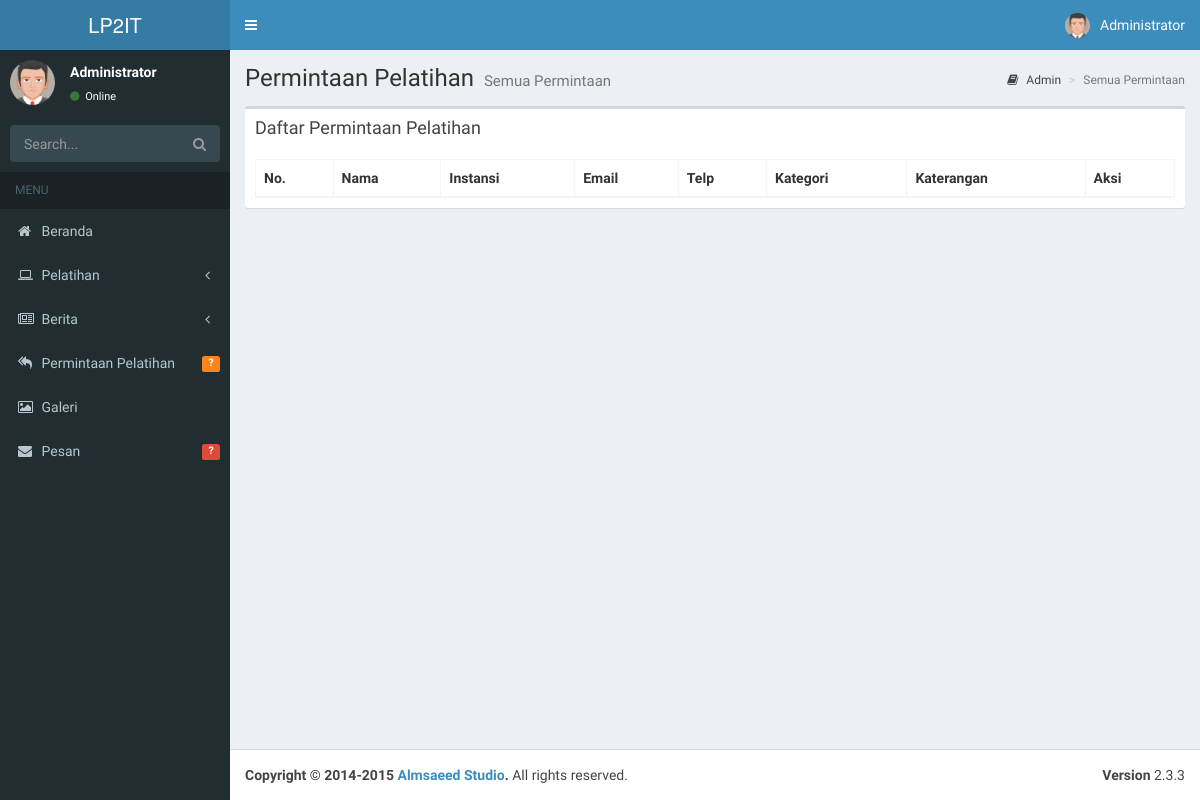
The page /index.php/admin/reqAll on the database as committed earlier.
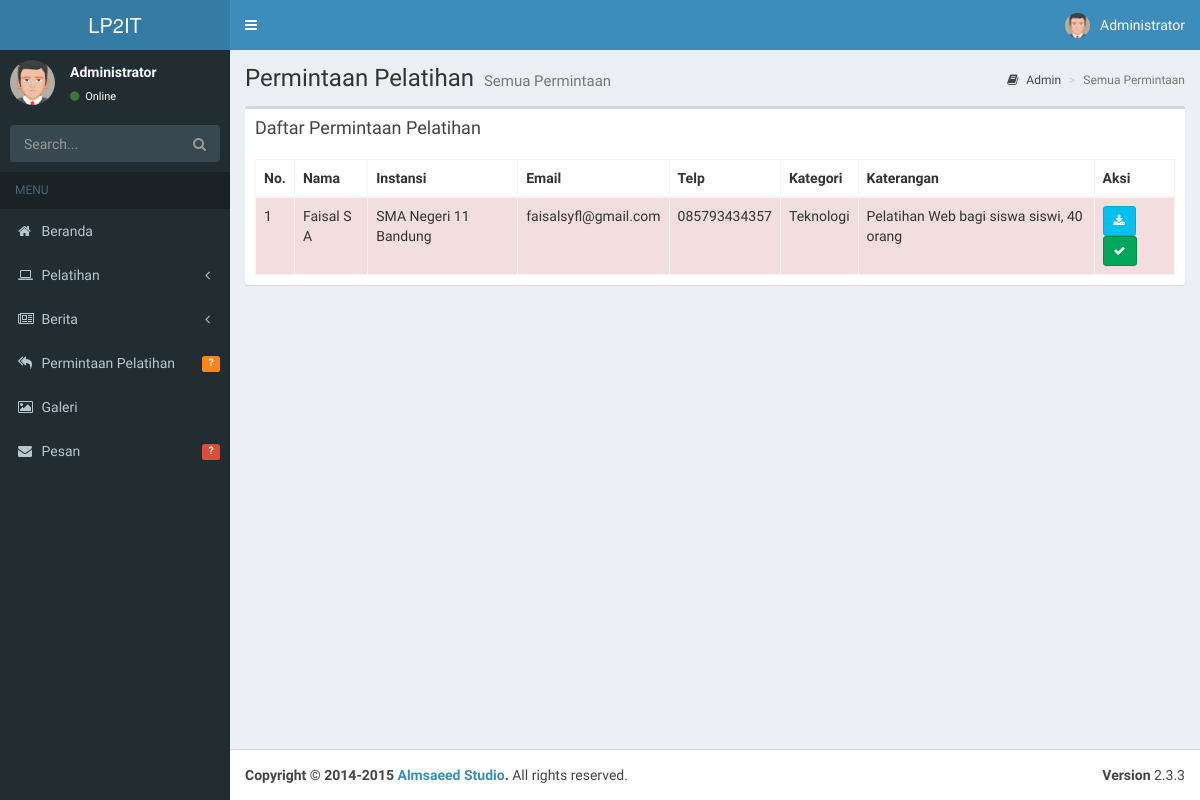
The same page on the database as committed later.
### tables this page shows
CREATE TABLE `tb_request` (
  `id` int(11) NOT NULL,
  `nama` varchar(255) NOT NULL,
  `instansi` varchar(255) NOT NULL,
  `email` varchar(255) NOT NULL,
  `telepon` varchar(255) NOT NULL,
  `kategori` varchar(255) NOT NULL,
  `keterangan` text NOT NULL,
  `file` varchar(255) NOT NULL,
  `stats` int(2) NOT NULL DEFAULT '0'
);

### application/controllers/Admin.php (called while the page is built, shortened)
<?php
class Admin extends CI_Controller {
	public function reqAll(){
		$data['all'] = $this->ModelRequest->selectAll()->result_array();
		$this->load->view('admin/templates/header');
		$this->load->view('admin/reqAll',$data);
		$this->load->view('admin/templates/footer');
	}
}

### index.php (called while the page is built, shortened)
<?php
require_once BASEPATH.'core/CodeIgniter.php';

### application/models/ModelRequest.php (called while the page is built, shortened)
<?php
class ModelRequest extends CI_Model {
	public $tableName;
	public function __construct(){
		$this->tableName = "tb_request";
	}
	public function selectAll($from=0,$offset=0){
		$this->db->select('*');
		$this->db->from($this->tableName);
		$this->db->order_by('stats','DESC');
		$this->db->limit($from,$offset);
		return $this->db->get();
	}
}

### application/views/admin/reqAll.php (the view)
<div class="content-wrapper">
  <section class="content-header">
    <h1>
      Permintaan Pelatihan
      <small>Semua Permintaan</small>
    </h1>
    <ol class="breadcrumb">
      <li><a href="#"><i class="fa fa-book"></i> Admin</a></li>
      <li class="active">Semua Permintaan</li>
    </ol>
  </section>
  <section class="content">
    <div class="row">
      <div class="col-xs-12">
      <div class="box">
          <div class="box-header">
          <h3 class="box-title">Daftar Permintaan Pelatihan</h3>
          </div>
          <div class="box-body">
          <table id="dt" class="table table-bordered table-hover">
              <thead>
              <tr>
                  <th>No.</th>
                  <th>Nama</th>
                  <th>Instansi</th>
                  <th>Email</th>
                  <th>Telp</th>
                  <th>Kategori</th>
                  <th>Katerangan</th>
                  <th>Aksi</th>
              </tr>
              </thead>
              <tbody>
              <?php
              $i=1;foreach($all as $row){
               ?>
              <tr class="<?php if($row['stats'] == 1) echo "success"; else echo "danger";?>">
                  <td><?php echo $i++; ?></td>
                  <td><?php echo $row['nama']; ?></td>
                  <td><?php echo $row['instansi']; ?></td>
                  <td><?php echo $row['email']; ?></td>
                  <td><?php echo $row['telepon']; ?></td>
                  <td><?php echo $row['kategori']; ?></td>
                  <td><?php echo $row['keterangan']; ?></td>
                  <td>
                  <a title="Download Peserta" target="_blank" class="btn btn-sm btn-info" href="<?php echo base_url('uploads/peserta/'.$row['file']);?>"><i class="fa fa-download" ></i></a>
                  <button type="button" onclick="location.href='<?php echo site_url();?>Admin/markProcessed/<?php echo $row['id']; ?>'" class="btn btn-sm btn-<?php if($row['stats']==1)echo 'danger'; else echo 'success';?>"><i class="fa fa-<?php if($row['stats']==0)echo "check"; else echo "close"; ?>"></i></button>
                  </td>
              </tr>
              <?php } ?>
              </tbody>
          </table>
          </div>
      </div>
      </div>
  </div>
  </section>
</div>

Rows that differ between the two databases and show on the page:
added tb_request: nama "Faisal S A", instansi "SMA Negeri 11 Bandung", email "faisalsyfl@gmail.com", telepon "085793434357", kategori "Teknologi", keterangan "Pelatihan Web bagi siswa siswi, 40 orang", stats 0 (drawn)
